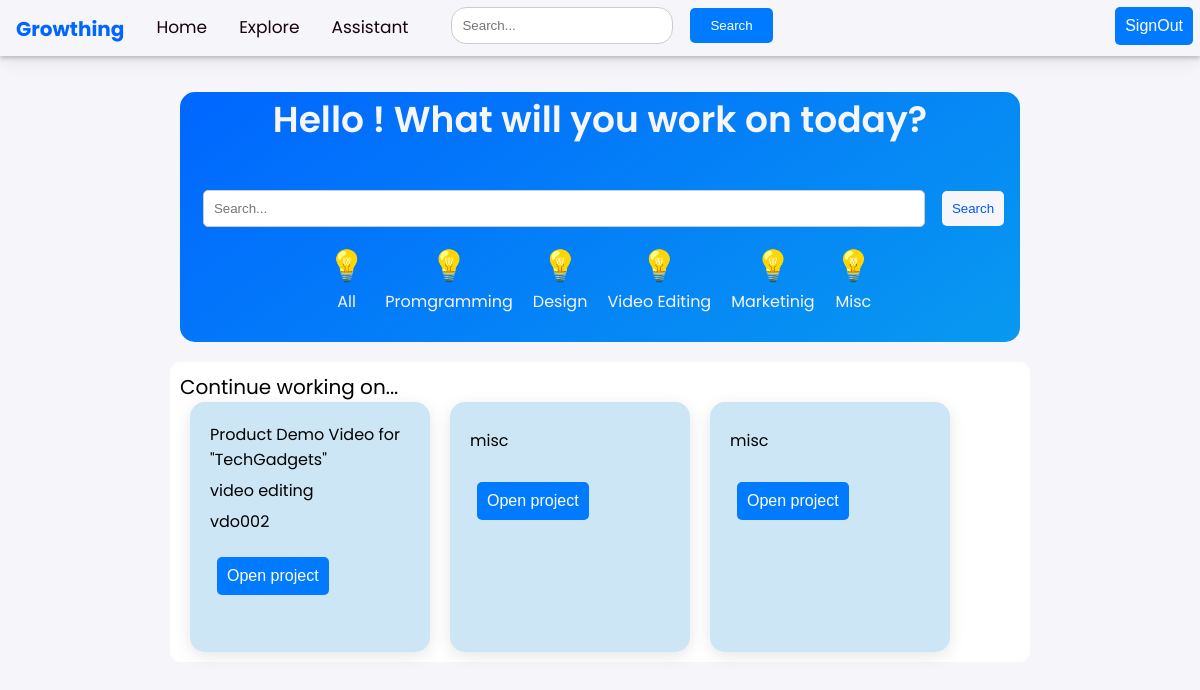
The app's page /home/ (signed in) with its own data.
### appname/models.py (models this page shows, shortened)
class Roadmap(models.Model):
    title = models.CharField(max_length=100)
    emoji = models.CharField(max_length=200, null=True)
    description = models.TextField()
    skills = models.CharField(max_length=200)
    tools = models.CharField(max_length=200, null=True)
    genre = models.CharField(max_length=20, choices=genre, default='misc')
    difficulty = models.CharField(max_length=20, choices=difficulty, default='misc')
    generate_roadmap = models.TextField()
    project_id = models.CharField(max_length=100)
    task = models.TextField()
    user = models.ForeignKey(User, on_delete=models.CASCADE, null=True)

### appname/views.py (the view)
# urls.py: path('home/', views.ongoing, name='ongoing_project_list'),
def ongoing(request):
    user= request.user
    ongoing_projects = Roadmap.objects.filter(user=request.user)
    context= {
        'ongoing_projects': ongoing_projects,
    }
    return render(request,'home.html', context)
    return render(request, 'home.html', context)

### templates/home.html (shortened to what this page needs)
<!DOCTYPE html>
<html lang="en">
<head>
</head>
<body>
  {% load static %}
  <nav style="box-shadow: 0 2px 4px rgba(0, 0, 0, 0.2)">
    <div class="navbar">
      <a class="logo" href="/">Growthing</a>
      <a href="/home">Home</a>
      <a href="/explore">Explore</a>
      <a href="/assistant">Assistant</a>
      <div class="search-bar">
        <input type="text" placeholder="Search...">
        <button type="submit">Search</button>
      </div>
      <div class="user">
      {% if user.is_authenticated %}
          <a href="/signout"><button class= "user-button" type="submit">SignOut</button></a>
          {% else %}
          <a href="/signup"><button class= "user-button" type="submit">SignUp</button></a>
          <a href="/signin"><button class= "user-button" type="submit">SignIn</button></a>
          {% endif %}
      </div>
    </div>
  </nav>
  {% if user.is_authenticated %}
          <div class="home-card">
            <div class="greeting">
              <p>Hello {{fname}}! What will you work on today?</p>
            </div>
            <div class="search-bar">
              <input type="text" placeholder="Search...">
              <button type="submit">Search</button>
            </div>
            <div class="redirect-button">
              <div class="btn">
                <p style="font-size: 30px;">&#128161;</p>
                <p style="font-size: 16px;">All</p>
              </div>
              <div class="btn">
                <p style="font-size: 30px;">&#128161;</p>
                <p style="font-size: 16px;">Promgramming</p>
              </div>
              <div class="btn">
                <p style="font-size: 30px;">&#128161;</p>
                <p style="font-size: 16px;">Design</p>
              </div>
              <div class="btn">
                <p style="font-size: 30px;">&#128161;</p>
                <p style="font-size: 16px;">Video Editing</p>
              </div>
              <div class="btn">
                <p style="font-size: 30px;">&#128161;</p>
                <p style="font-size: 16px;">Marketinig</p>
              </div>
              <div class="btn">
                <p style="font-size: 30px;">&#128161;</p>
                <p style="font-size: 16px;">Misc</p>
              </div>
            </div>
            </div>
            <div class="ongoing-projects">
              <div style="font-size: 20px;">Continue working on...</div>
              <div class="ongoing-container">
                {% for roadmap in ongoing_projects %}
                <div class="ongoing-card">
                <p>{{roadmap.title }}</p>
                <p>{{roadmap.genre}}</p>
                <p>{{roadmap.project_id}}</p>
                <a href="/{{ user.username }}/roadmap/{{ roadmap.project_id }}/">
                  <button class="open-project-button">Open project</button>
                </a>
              </div>
                {% endfor %}
              </div>
            </div>
  {% else %}
          <div class="model-content">
            <p>You need to signin/signup</p>
            <a href="/signup"><button class= "user-button" type="submit">SignUp</button></a>
            <a href="/signin"><button class= "user-button" type="submit">SignIn</button></a>
          </div>
  {% endif %}
</body>
</html>

### templates/home.html (style rules this page uses)
body { font-family: 'Poppins';font-size: 22px; margin: 0; padding: 0; height: 100%; background-color: #F6F5FA; }
.navbar { background-color: #F6F5FA; overflow: hidden; box-shadow: 0px 4px 16px 0px rgba(24, 2, 12, 0.10); height: 7vh; }
.navbar a { float: left; color: #18020c; text-align: center; padding: 14px 16px; text-decoration: none; font-size: 17px; }
.navbar .logo { display: block; float: left; padding: 14px 16px; font-size: 20px; font-weight: bold; text-decoration: none; color: #0066FF; }
.navbar .search-bar { display: flex; float: left; margin-left: 20px; align-items: center; }
.navbar .search-bar input[type="text"] { margin: 7px; padding: 10px; border: 1px solid #ccc; border-radius: 15px; width: 200px; }
.navbar .search-bar button[type="submit"] { padding: 10px 20px; margin-left: 10px; border: none; border-radius: 5px; background-color: #007bff; color: #fff; cursor: pointer; }
.navbar .user { float: right; }
.navbar .user .user-button { float: right; font-size: 16px; text-align: center; text-decoration: none; border: none; border-radius: 5px; color: #fff; background-color: #007bff; cursor: pointer; margin: 7px; padding: 10px; }
.navbar .user a { text-decoration: none; color: #fff; padding: 0px; margin: 0px; }
.navbar::after { content: ""; display: table; clear: both; }
.home-card { width: 70vw; height: 250px; flex-shrink: 0; border-radius: 15px; background: linear-gradient(146deg, #06F 0%, #0899F0 100%); margin-left: auto; margin-right: auto; }
.home-card .greeting { color: #F6F5FA; font-size: 36px; font-style: normal; font-weight: 600; line-height: normal; text-align: center; }
.home-card .search-bar { display: flex; justify-content: center; align-items: center; }
.home-card .search-bar input[type="text"] { margin: 7px; padding: 10px; border: 1px solid #ccc; border-radius: 5px; width: 700px; }
.home-card .search-bar button[type="submit"] { padding: 10px 10px; margin-left: 10px; border: none; border-radius: 5px; background-color: #F6F5FA; color: #0059ff; cursor: pointer; }
.home-card .redirect-button { display: flex; justify-content: center; align-items: center; }
.home-card .redirect-button .btn { margin:10px; text-align: center; color: #F6F5FA; }
.home-card .redirect-button .btn p { margin: 0px; }
.ongoing-projects { margin: 00px auto; padding: 10px; width: 70vw; margin-top: 20px; background-color: #fff; border-radius: 10px; }
.ongoing-card { padding: 20px; margin: 0px 10px; padding-top:30px; background-color: #cde6f5; width: 200px; height: 200px; border-radius: 15px; font-size: 16px; box-shadow: 0px 4px 16px 0px rgba(24, 2, 12, 0.10); }
.ongoing-container { display: flex; }
.ongoing-card p { display: -webkit-box; -webkit-line-clamp: 2; -webkit-box-orient: vertical; overflow: hidden; text-overflow: ellipsis; margin-top: -10px; }
.open-project-button { float:center; font-size: 16px; text-align: center; text-decoration: none; border: none; border-radius: 5px; color: #fff; background-color: #007bff; cursor: pointer; margin: 7px; padding: 10px; }

### records on screen
Roadmap: title "Product Demo Video for \"TechGadgets\"", genre "video editing", project_id "vdo002"
Roadmap: genre "misc"
Roadmap: genre "misc"
